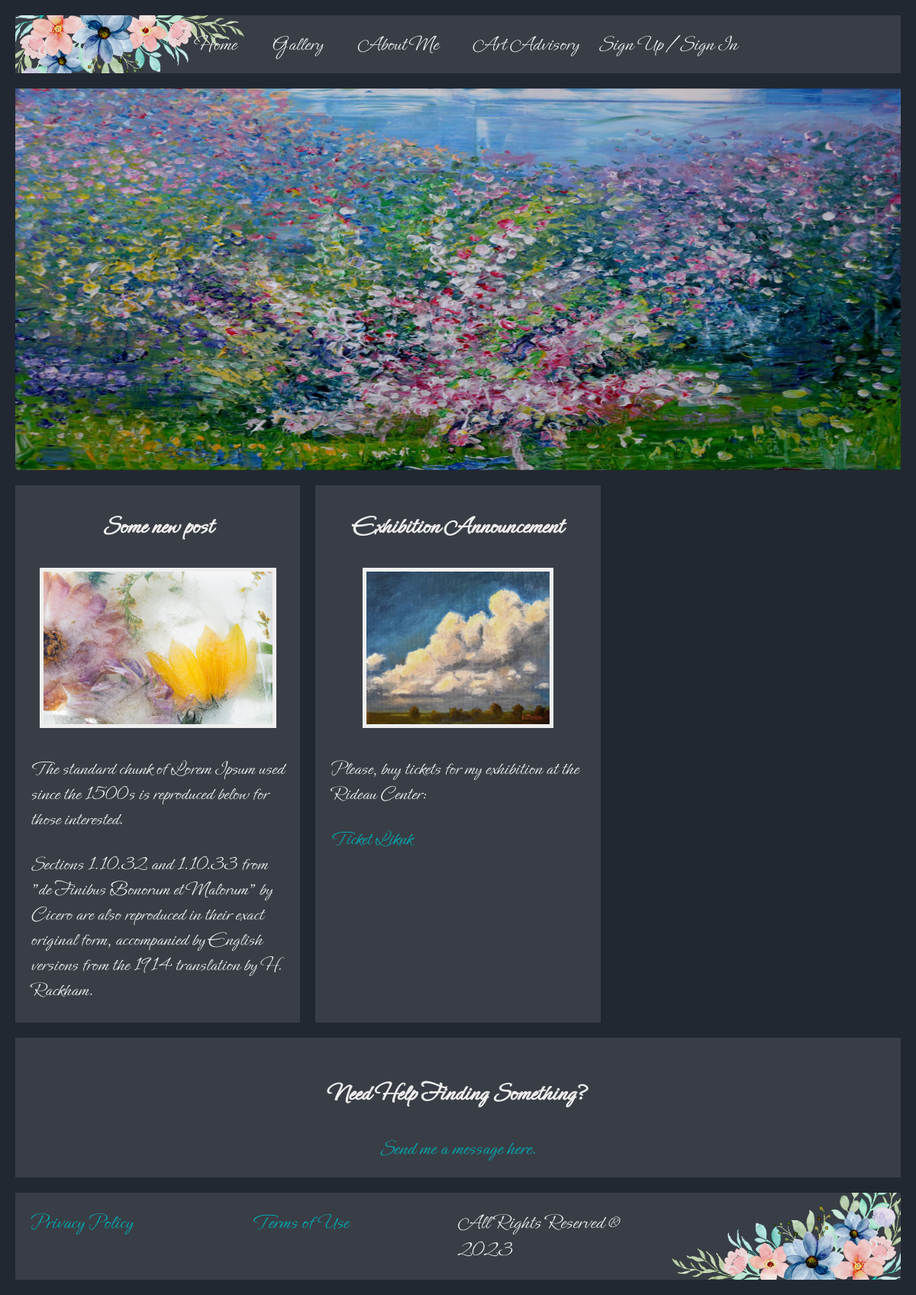
The page / on the database its author committed.
### fiona/models/paintings.py (models this page shows, shortened)
class Painting(db.Model):
    __tablename__ = 'paintings'
    id                  = Column(Integer, primary_key=True, autoincrement=True)
    name                = Column(String(128), unique=True, nullable=False)
    description         = Column(Text, nullable=False)
    width               = Column(Integer, nullable=False)
    height              = Column(Integer, nullable=False)
    price               = Column(String(64), nullable=False)
    url                 = Column(String(256), nullable=False, unique=True)
    is_carousel_item    = Column(Boolean, nullable=False, default=False)
    is_sold             = Column(Boolean, nullable=False, default=False)

### fiona/models/posts.py (models this page shows, shortened)
class Post(db.Model):
    __tablename__ = 'posts'
    id          = Column(Integer, primary_key=True, autoincrement=True)
    title       = Column(String(256), nullable=False)
    text        = Column(Text, nullable=False)
    url         = Column(String(256), nullable=True, unique=True)
    since       = Column(DateTime, nullable=False)

### fiona/routes.py (the view)
@app.route('/')
def home():
    website = Website.query.first()
    title = website.name
    carousel = Painting.query.filter(Painting.is_carousel_item == True).all()
    posts = Post.query.all()
    return render_template('home.html', website=website, title=title, carousel=carousel, posts=posts)

### fiona/templates/home.html
{% extends 'layouts/default.html' %}
{% block content %}
<section id="carousel">
    {% for image in carousel %}
        <a href="{{url_for('painting', painting_id=image.id)}}">
            <img class="slide" src="{{image.url}}" alt="{{image.name}}">
        </a>
    {% endfor %}
</section>
<section id="posts">
    {% for post in posts %}
        <div class="post">
            <h3>{{post.title}}</h3>
            {% if post.url %}
                <img src="{{post.url}}" alt="Image for {{post.title}}">
            {% endif %}
            <p>{{post.text | safe}}</p>
        </div>
    {% endfor %}
</section>
<section id="contact">
    <h3>Need Help Finding Something?</h3>
    <a href="{{ url_for('contact') }}?subject=need-help-finding-something">Send me a message here.</a>
</section>
{% endblock %}

### fiona/templates/layouts/default.html (shortened to what this page needs)
<!DOCTYPE html>
<html lang="en">
<head>
    <link rel="stylesheet" href="{{ url_for('static', filename='css/main.css') }}">
</head>
<body>
    <header>
        <nav>
            <div>
                <a href="{{ url_for('home') }}">Home</a>
                <a href="{{ url_for('gallery') }}">Gallery</a>
                <a href="{{ url_for('about') }}">About Me</a>
                <a href="{{ url_for('contact') }}?subject=art-advisory">Art Advisory</a>
                {% if 'user_id' in session %}
                    <a href="{{ url_for('shopping_cart') }}">Shopping Cart</a>
                    <a href="{{ url_for('sign_out') }}">Sign Out</a>
                {% else %}
                <span>
                    <a href="{{ url_for('sign_up') }}">Sign Up</a> /<a href="{{ url_for('sign_in') }}">Sign In</a>
                </span>
                {% endif %}
            </div>
        </nav>
    </header>
    <main>
        {% block content %}{% endblock %}
    </main>
    <footer>
        <a href="{{ url_for('privacy_policy') }}">Privacy Policy</a>
        <a href="{{ url_for('terms_of_use') }}">Terms of Use</a>
        <p>All Rights Reserved	&#174; 2023</p>
    </footer>
</body>
</html>

### fiona/static/css/main.css (style rules this page uses)
:root { --background-color: #222831; --element-color: #393E46; --highlight-color: #00ADB5; --text-color: #EEEEEE; --default-font-size: 28px; --smaller-font-size: 26px; --default-margin: 20px 20px 0 20px; }
body { margin: 0; padding: 0; box-sizing: border-box; background-color: var(--background-color); font-family: 'primary-font'; color: var(--text-color); font-size: var(--default-font-size); }
a { text-decoration: none; color: var(--highlight-color); transition: .5s; }
nav { background-color: var(--element-color); background-image: url('../images/website/corner.png'); background-size: 300px; background-repeat: no-repeat; margin: var(--default-margin); padding: 20px; display: grid; grid-template-columns: 1fr; justify-items: center; }
nav div a { padding: 0 20px; color: var(--text-color); }
nav div span a { padding: 0; }
main { margin: var(--default-margin); }
#carousel { width: 100%; height: 500px; overflow: hidden; position: relative; }
.slide { width: 100%; height: 100%; position: absolute; opacity: 0; transition: opacity 1s; z-index: 1; }
.slide.active { opacity: 1; z-index: 9; }
#posts { margin: 20px 0 0 0; display: grid; grid-template-columns: repeat(3, 1fr); gap: 20px; }
.post { background-color: var(--element-color); padding: 0 20px; text-align: center; }
.post p { text-align: left; font-size: var(--smaller-font-size); }
.post img { height: 200px; border: 5px solid var(--text-color); }
#contact { background-color: var(--element-color); margin-top: 20px ; text-align: center; padding: 20px; }
footer { display: grid; grid-template-columns: repeat(4, 1fr); padding: 21px 0; background-color: var(--element-color); margin: var(--default-margin) ; margin-bottom: 20px; background-color: var(--element-color); background-image: url('../images/website/corner_flipped.png'); background-size: 300px; background-repeat: no-repeat; background-position: bottom right; }
footer a { padding: 0 20px; }
footer p { margin: 0; padding: 0; }

### rows shown on the page
Painting: url (picture)
Post: title "Some new post", url (picture), text "The standard chunk of Lorem Ipsum used since the 1500s is reproduced below for those interested. Sections 1.10.32 and 1.10.33 from \"de Finibus Bonorum et Malorum\" by Cicero are also reproduced in their exact original form, accompanied by English versions from the 1914 translation by H. Rackham."
Post: title "Exhibition Announcement", url (picture), text "Please, buy tickets for my exhibition at the Rideau Center: Ticket Liknk"
